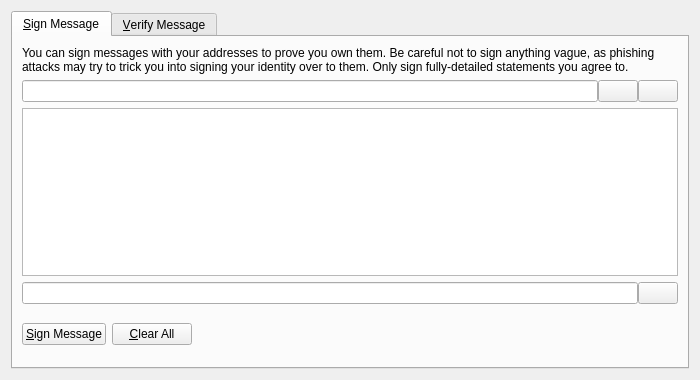
<?xml version="1.0" encoding="UTF-8"?>
<ui version="4.0">
 <class>SignVerifyMessageDialog</class>
 <widget class="QDialog" name="SignVerifyMessageDialog">
  <property name="geometry">
   <rect>
    <x>0</x>
    <y>0</y>
    <width>700</width>
    <height>380</height>
   </rect>
  </property>
  <property name="windowTitle">
   <string>Signatures - Sign / Verify a Message</string>
  </property>
  <property name="modal">
   <bool>true</bool>
  </property>
  <layout class="QVBoxLayout" name="verticalLayout">
   <item>
    <widget class="QTabWidget" name="tabWidget">
     <property name="currentIndex">
      <number>0</number>
     </property>
     <widget class="QWidget" name="tabSignMessage">
      <attribute name="title">
       <string>&amp;Sign Message</string>
      </attribute>
      <layout class="QVBoxLayout" name="verticalLayout_SM">
       <item>
        <widget class="QLabel" name="infoLabel_SM">
         <property name="text">
          <string>You can sign messages with your addresses to prove you own them. Be careful not to sign anything vague, as phishing attacks may try to trick you into signing your identity over to them. Only sign fully-detailed statements you agree to.</string>
         </property>
         <property name="textFormat">
          <enum>Qt::PlainText</enum>
         </property>
         <property name="wordWrap">
          <bool>true</bool>
         </property>
        </widget>
       </item>
       <item>
        <layout class="QHBoxLayout" name="horizontalLayout_1_SM">
         <property name="spacing">
          <number>0</number>
         </property>
         <item>
          <widget class="QValidatedLineEdit" name="addressIn_SM">
           <property name="toolTip">
            <string>The address to sign the message with (e.g. 1NS17iag9jJgTHD1VXjvLCEnZuQ3rJDE9L)</string>
           </property>
           <property name="maxLength">
            <number>34</number>
           </property>
          </widget>
         </item>
         <item>
          <widget class="QPushButton" name="addressBookButton_SM">
           <property name="toolTip">
            <string>Choose an address from the address book</string>
           </property>
           <property name="text">
            <string/>
           </property>
           <property name="icon">
            <iconset resource="../testkojn.qrc">
             <normaloff>:/icons/address-book</normaloff>:/icons/address-book</iconset>
           </property>
           <property name="shortcut">
            <string>Alt+A</string>
           </property>
           <property name="autoDefault">
            <bool>false</bool>
           </property>
          </widget>
         </item>
         <item>
          <widget class="QPushButton" name="pasteButton_SM">
           <property name="toolTip">
            <string>Paste address from clipboard</string>
           </property>
           <property name="text">
            <string/>
           </property>
           <property name="icon">
            <iconset resource="../testkojn.qrc">
             <normaloff>:/icons/editpaste</normaloff>:/icons/editpaste</iconset>
           </property>
           <property name="shortcut">
            <string>Alt+P</string>
           </property>
           <property name="autoDefault">
            <bool>false</bool>
           </property>
          </widget>
         </item>
        </layout>
       </item>
       <item>
        <widget class="QPlainTextEdit" name="messageIn_SM">
         <property name="toolTip">
          <string>Enter the message you want to sign here</string>
         </property>
        </widget>
       </item>
       <item>
        <layout class="QHBoxLayout" name="horizontalLayout_2_SM">
         <property name="spacing">
          <number>0</number>
         </property>
         <item>
          <widget class="QLineEdit" name="signatureOut_SM">
           <property name="font">
            <font>
             <italic>true</italic>
            </font>
           </property>
           <property name="readOnly">
            <bool>true</bool>
           </property>
          </widget>
         </item>
         <item>
          <widget class="QPushButton" name="copySignatureButton_SM">
           <property name="toolTip">
            <string>Copy the current signature to the system clipboard</string>
           </property>
           <property name="text">
            <string/>
           </property>
           <property name="icon">
            <iconset resource="../testkojn.qrc">
             <normaloff>:/icons/editcopy</normaloff>:/icons/editcopy</iconset>
           </property>
           <property name="shortcut">
            <string>Alt+Y</string>
           </property>
           <property name="autoDefault">
            <bool>false</bool>
           </property>
          </widget>
         </item>
        </layout>
       </item>
       <item>
        <layout class="QHBoxLayout" name="horizontalLayout_3_SM">
         <item>
          <widget class="QPushButton" name="signMessageButton_SM">
           <property name="toolTip">
            <string>Sign the message to prove you own this Testkojn address</string>
           </property>
           <property name="text">
            <string>&amp;Sign Message</string>
           </property>
           <property name="icon">
            <iconset resource="../testkojn.qrc">
             <normaloff>:/icons/edit</normaloff>:/icons/edit</iconset>
           </property>
           <property name="autoDefault">
            <bool>false</bool>
           </property>
          </widget>
         </item>
         <item>
          <widget class="QPushButton" name="clearButton_SM">
           <property name="toolTip">
            <string>Reset all sign message fields</string>
           </property>
           <property name="text">
            <string>&amp;Clear All</string>
           </property>
           <property name="icon">
            <iconset resource="../testkojn.qrc">
             <normaloff>:/icons/remove</normaloff>:/icons/remove</iconset>
           </property>
           <property name="autoDefault">
            <bool>false</bool>
           </property>
          </widget>
         </item>
         <item>
          <spacer name="horizontalSpacer_1_SM">
           <property name="orientation">
            <enum>Qt::Horizontal</enum>
           </property>
           <property name="sizeHint" stdset="0">
            <size>
             <width>40</width>
             <height>48</height>
            </size>
           </property>
          </spacer>
         </item>
         <item>
          <widget class="QLabel" name="statusLabel_SM">
           <property name="font">
            <font>
             <weight>75</weight>
             <bold>true</bold>
            </font>
           </property>
           <property name="text">
            <string/>
           </property>
           <property name="wordWrap">
            <bool>true</bool>
           </property>
          </widget>
         </item>
         <item>
          <spacer name="horizontalSpacer_2_SM">
           <property name="orientation">
            <enum>Qt::Horizontal</enum>
           </property>
           <property name="sizeHint" stdset="0">
            <size>
             <width>40</width>
             <height>48</height>
            </size>
           </property>
          </spacer>
         </item>
        </layout>
       </item>
      </layout>
     </widget>
     <widget class="QWidget" name="tabVerifyMessage">
      <attribute name="title">
       <string>&amp;Verify Message</string>
      </attribute>
      <layout class="QVBoxLayout" name="verticalLayout_VM">
       <item>
        <widget class="QLabel" name="infoLabel_VM">
         <property name="text">
          <string>Enter the signing address, message (ensure you copy line breaks, spaces, tabs, etc. exactly) and signature below to verify the message. Be careful not to read more into the signature than what is in the signed message itself, to avoid being tricked by a man-in-the-middle attack.</string>
         </property>
         <property name="textFormat">
          <enum>Qt::PlainText</enum>
         </property>
         <property name="alignment">
          <set>Qt::AlignLeading|Qt::AlignLeft|Qt::AlignTop</set>
         </property>
         <property name="wordWrap">
          <bool>true</bool>
         </property>
        </widget>
       </item>
       <item>
        <layout class="QHBoxLayout" name="horizontalLayout_1_VM">
         <property name="spacing">
          <number>0</number>
         </property>
         <item>
          <widget class="QValidatedLineEdit" name="addressIn_VM">
           <property name="toolTip">
            <string>The address the message was signed with (e.g. 1NS17iag9jJgTHD1VXjvLCEnZuQ3rJDE9L)</string>
           </property>
           <property name="maxLength">
            <number>34</number>
           </property>
          </widget>
         </item>
         <item>
          <widget class="QPushButton" name="addressBookButton_VM">
           <property name="toolTip">
            <string>Choose an address from the address book</string>
           </property>
           <property name="text">
            <string/>
           </property>
           <property name="icon">
            <iconset resource="../testkojn.qrc">
             <normaloff>:/icons/address-book</normaloff>:/icons/address-book</iconset>
           </property>
           <property name="shortcut">
            <string>Alt+A</string>
           </property>
           <property name="autoDefault">
            <bool>false</bool>
           </property>
          </widget>
         </item>
        </layout>
       </item>
       <item>
        <widget class="QPlainTextEdit" name="messageIn_VM"/>
       </item>
       <item>
        <widget class="QValidatedLineEdit" name="signatureIn_VM"/>
       </item>
       <item>
        <layout class="QHBoxLayout" name="horizontalLayout_2_VM">
         <item>
          <widget class="QPushButton" name="verifyMessageButton_VM">
           <property name="toolTip">
            <string>Verify the message to ensure it was signed with the specified Testkojn address</string>
           </property>
           <property name="text">
            <string>&amp;Verify Message</string>
           </property>
           <property name="icon">
            <iconset resource="../testkojn.qrc">
             <normaloff>:/icons/transaction_0</normaloff>:/icons/transaction_0</iconset>
           </property>
           <property name="autoDefault">
            <bool>false</bool>
           </property>
          </widget>
         </item>
         <item>
          <widget class="QPushButton" name="clearButton_VM">
           <property name="toolTip">
            <string>Reset all verify message fields</string>
           </property>
           <property name="text">
            <string>&amp;Clear All</string>
           </property>
           <property name="icon">
            <iconset resource="../testkojn.qrc">
             <normaloff>:/icons/remove</normaloff>:/icons/remove</iconset>
           </property>
           <property name="autoDefault">
            <bool>false</bool>
           </property>
          </widget>
         </item>
         <item>
          <spacer name="horizontalSpacer_1_VM">
           <property name="orientation">
            <enum>Qt::Horizontal</enum>
           </property>
           <property name="sizeHint" stdset="0">
            <size>
             <width>40</width>
             <height>48</height>
            </size>
           </property>
          </spacer>
         </item>
         <item>
          <widget class="QLabel" name="statusLabel_VM">
           <property name="font">
            <font>
             <weight>75</weight>
             <bold>true</bold>
            </font>
           </property>
           <property name="text">
            <string/>
           </property>
           <property name="wordWrap">
            <bool>true</bool>
           </property>
          </widget>
         </item>
         <item>
          <spacer name="horizontalSpacer_2_VM">
           <property name="orientation">
            <enum>Qt::Horizontal</enum>
           </property>
           <property name="sizeHint" stdset="0">
            <size>
             <width>40</width>
             <height>48</height>
            </size>
           </property>
          </spacer>
         </item>
        </layout>
       </item>
      </layout>
     </widget>
    </widget>
   </item>
  </layout>
 </widget>
 <customwidgets>
  <customwidget>
   <class>QValidatedLineEdit</class>
   <extends>QLineEdit</extends>
   <header>qvalidatedlineedit.h</header>
  </customwidget>
 </customwidgets>
 <resources>
  <include location="../testkojn.qrc"/>
 </resources>
 <connections/>
</ui>
